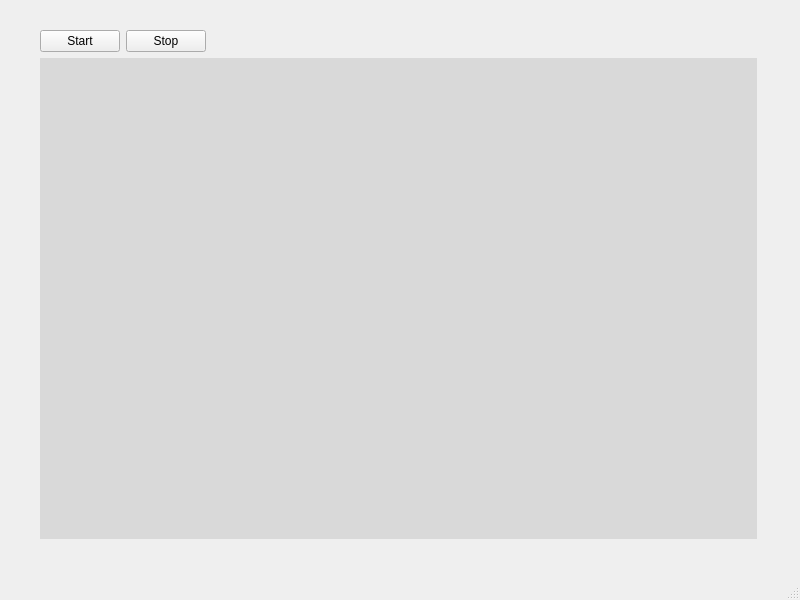
<?xml version="1.0" encoding="UTF-8"?>
<ui version="4.0">
 <class>MainWindow</class>
 <widget class="QMainWindow" name="MainWindow">
  <property name="geometry">
   <rect>
    <x>0</x>
    <y>0</y>
    <width>800</width>
    <height>600</height>
   </rect>
  </property>
  <property name="windowTitle">
   <string>MainWindow</string>
  </property>
  <widget class="QWidget" name="centralwidget">
   <widget class="QWidget" name="layoutWidget">
    <property name="geometry">
     <rect>
      <x>20</x>
      <y>30</y>
      <width>737</width>
      <height>509</height>
     </rect>
    </property>
    <layout class="QGridLayout" name="gridLayout">
     <item row="0" column="3">
      <spacer name="horizontalSpacer">
       <property name="orientation">
        <enum>Qt::Horizontal</enum>
       </property>
       <property name="sizeHint" stdset="0">
        <size>
         <width>628</width>
         <height>20</height>
        </size>
       </property>
      </spacer>
     </item>
     <item row="1" column="0">
      <spacer name="verticalSpacer">
       <property name="orientation">
        <enum>Qt::Vertical</enum>
       </property>
       <property name="sizeHint" stdset="0">
        <size>
         <width>20</width>
         <height>478</height>
        </size>
       </property>
      </spacer>
     </item>
     <item row="0" column="1">
      <widget class="QPushButton" name="startBtn">
       <property name="text">
        <string>Start</string>
       </property>
      </widget>
     </item>
     <item row="1" column="1" colspan="3">
      <widget class="QWidget" name="widget" native="true">
       <property name="styleSheet">
        <string notr="true">background-color: rgb(217, 217, 217);</string>
       </property>
      </widget>
     </item>
     <item row="0" column="2">
      <widget class="QPushButton" name="stopBtn">
       <property name="text">
        <string>Stop</string>
       </property>
      </widget>
     </item>
    </layout>
   </widget>
  </widget>
  <widget class="QStatusBar" name="statusbar"/>
 </widget>
 <resources/>
 <connections/>
</ui>
